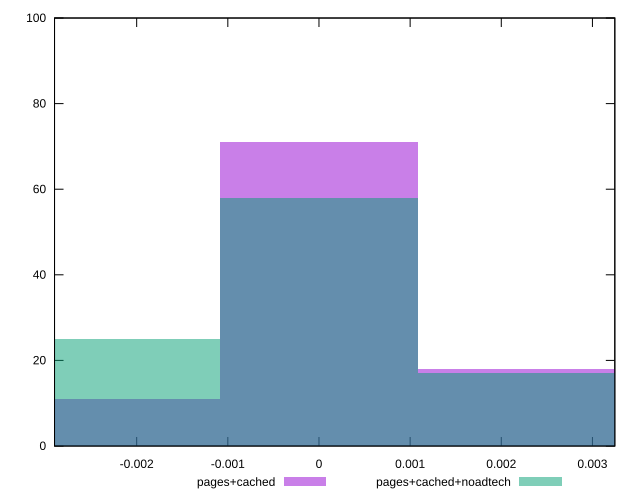

Recreate this plot in gnuplot.
reset

$pagesCached <<EOF
-0.0021762578674513846 11
0 71
0.0021762578674513846 18
EOF

$pagesCachedNoadtech <<EOF
0 58
-0.0021762578674513846 25
0.0021762578674513846 17
EOF

set key outside below
set boxwidth 0.0021762578674513846
set xrange [-0.0029010721723699124:0.003245593027416556]
set yrange [0:100]
set trange [0:100]
set style fill transparent solid 0.5 noborder
set terminal svg size 640, 500 enhanced background rgb 'white'
set output "report_00009_2021-02-08T22-37-41.559Z/meta/pScore-difference/comparison/histogram/1_vs_2.svg"

plot $pagesCached title "pages+cached" with boxes, \
     $pagesCachedNoadtech title "pages+cached+noadtech" with boxes

reset
